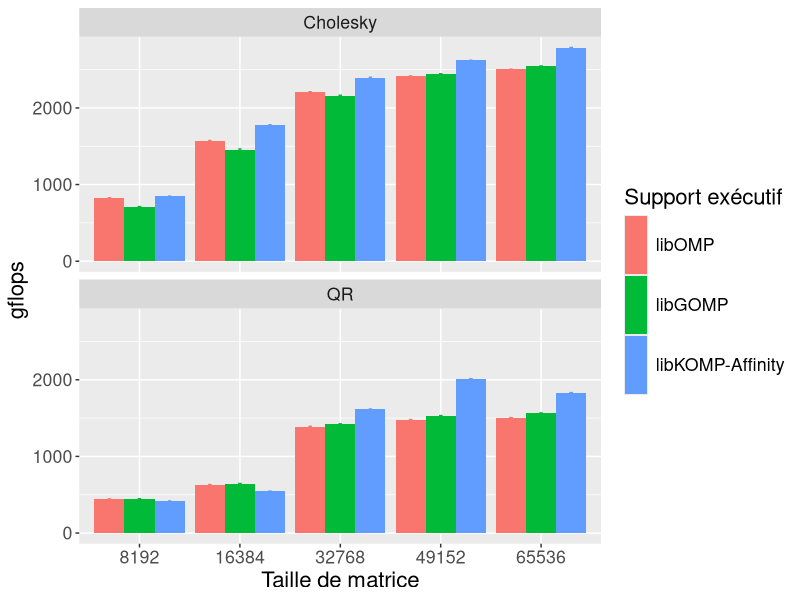

Write the R code that produced this figure.
library(ggplot2)
library(plyr)

wholeframe=read.table("./all_data.dat", header=TRUE)



pdf("graph_details_qr_cholesky_idchire.pdf", width = 10, height=10)

wholeframe$program = revalue(wholeframe$program, c("dpotrf_taskdep"="Cholesky", "dgeqrf_taskdep"="QR"))
wholeframe$program = factor(wholeframe$program, levels=c("Cholesky","QR"), labels=c("Cholesky", "QR"))

myplot = ggplot(wholeframe, aes(x=factor(size), y = gflops, fill=runtime))
myplot = myplot + geom_bar(stat="identity", position=position_dodge())
myplot = myplot + geom_errorbar(position=position_dodge(0.9), aes(color=runtime, ymin=gflops-(2*std/iterations), ymax=gflops+(2*std/iterations), width=.1))
myplot = myplot + facet_wrap(~program, ncol=1)
myplot = myplot + theme(legend.position="right", text=element_text(size=16))
myplot = myplot + scale_x_discrete(name="Taille de matrice")
#myplot = myplot + scale_color_grey()
#myplot = myplot + ggtitle("Cholesky and QR performances for multiple sizes\n")
myplot = myplot + scale_fill_discrete(name="Support exécutif", labels=c("libOMP", "libGOMP", "libKOMP-Affinity"))
myplot = myplot + guides(fill=guide_legend(nrow=3, byrow=TRUE, keyheight=3), color=FALSE)



print(myplot)
dev.off()
